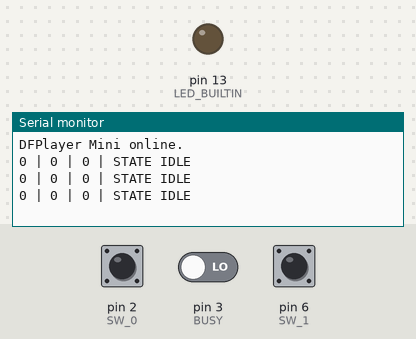
Recording of a sketch running on a simulated Arduino Uno, built with avr-gcc and run on an emulated ATmega328P. On the bench: output pins drawn as LEDs (lit = HIGH), the last lines printed to the serial monitor. The inputs (shaded band) are chosen by the test bench; at power-on: pin 2 (SW_0) HIGH, pin 3 (BUSY) LOW, pin 6 (SW_1) HIGH. The audio player accepts every command and is not drawn.

Above: at 1.7 s.
1.8 s: pin 2 (SW_0) pulled LOW for 1 s
At 2.5 s:
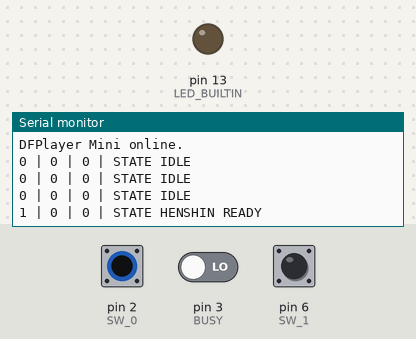
4.3 s: pin 3 (BUSY) driven HIGH
At 4.48 s:
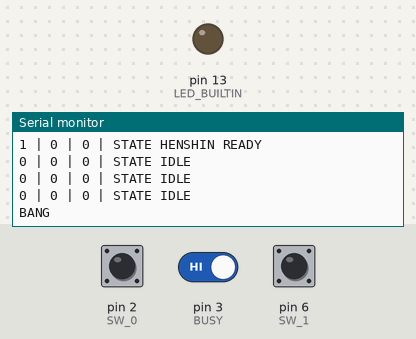

Measured:
- after the input at 1.8 s, the serial monitor: prints a new line after 0.26 s (image 1)
- after the input at 4.3 s, the serial monitor: prints a new line at once (image 2)

The sketch:

OnenessRaiseBuckle.ino
```cpp
#include <SoftwareSerial.h>
#include "DFRobotDFPlayerMini.h"

#define SW_0 2
#define SW_1 6
#define RX 4
#define TX 5
#define BUSY 3

#define BTNS 2
#define ON LOW
#define OFF HIGH

#define RAISE_BUCKLE 1
#define SET 2
#define TRANSFORM_STANDBY 3
#define ACTIVATE 4
#define TRANSFORM 5
#define ATTACK 6

typedef enum State {
  STATE_IDLE,
  STATE_INSERT, // Set sound
  STATE_HENSHIN_RDY, // Standby
  STATE_HENSHIN_ACT, // Activation sound
  STATE_HENSHIN, // All as One, Geats Oneness
  STATE_FINISH_RDY,
  STATE_ATTACK_1_RDY, // Attack 1 Loop
  STATE_ATTACK_1, // Oneness Victory
} states;

State lastSoundState = STATE_IDLE;

SoftwareSerial ss(TX, RX);
DFRobotDFPlayerMini mp3;

const uint8_t OFF_OFF[] = {OFF, OFF};
const uint8_t ON_OFF[] = {ON, OFF};
const uint8_t OFF_ON[] = {OFF, ON};
const uint8_t ON_ON[] = {ON, ON};

State state = STATE_IDLE;
State prev_state = STATE_IDLE;
uint8_t prev_sw[] = {OFF, OFF};
uint8_t sw[] = {OFF, OFF};
uint8_t busy = OFF;
uint8_t prev_busy = ON;

unsigned long attack_1_hold_start = 0;
unsigned long attack_1_hold_end = 0;
bool attack_2_ready = false;

unsigned long begin_sound_time = 0;

bool playingSound;

void setup() {
  pinMode(SW_0, INPUT_PULLUP);
  pinMode(SW_1, INPUT_PULLUP);
  pinMode(BUSY, INPUT);
  pinMode(LED_BUILTIN, OUTPUT);
  attachInterrupt(digitalPinToInterrupt(BUSY), SetPlaying, CHANGE);

  Serial.begin(9600);
  ss.begin(9600);
  Serial.println();
  Serial.println(F("DFRobot DFPlayer Mini Demo"));
  Serial.println(F("Initializing DFPlayer ... (May take 3~5 seconds)"));

  if (!mp3.begin(ss, true, false)) {  //Use serial to communicate with mp3.
    Serial.println(F("Unable to begin:"));
    Serial.println(F("1.Please recheck the connection!"));
    Serial.println(F("2.Please insert the SD card!"));
    while(true);
  }
  Serial.println(F("DFPlayer Mini online."));

  mp3.stop();
  mp3.setTimeOut(500); //Set serial communictaion time out 500ms
  mp3.volume(20);  //Set volume value (0~30).
  mp3.play(1);
}

unsigned long last = 0;

void loop() {
  unsigned long now = millis();

  sw[0] = digitalRead(SW_0);
  sw[1] = digitalRead(SW_1);
  //Serial.print(sw[0]); Serial.println(sw[1]);

  ChangeState(now);
  PlaySound();
  //PrintState();
  if(now - last >= 500) {
    //Serial.print(!sw[0]); Serial.print(!sw[1]); Serial.println(!busy);
    PrintState();
    last = now;
  }

  if(now - begin_sound_time >= 32000 && playingSound) {
    Reset();
    begin_sound_time = now;
  }

  prev_sw[0] = sw[0];
  prev_sw[1] = sw[1];
  prev_state = state;
  prev_busy = busy;
}

void ChangeState(unsigned long now) {
  switch(state) {
    case STATE_IDLE:
      if(memcmp(prev_sw, OFF_OFF, BTNS) == 0) {
        if(memcmp(sw, ON_OFF, BTNS) == 0) {
          state = STATE_INSERT;
        }
      }
      break;
    case STATE_INSERT:
      if(memcmp(prev_sw, ON_OFF, BTNS) == 0) {
        if(memcmp(sw, ON_OFF, BTNS) == 0) {
          state = STATE_HENSHIN_RDY;
        } else if(memcmp(sw, OFF_OFF, BTNS) == 0) {
          Reset();
        }
      }
      break;
    case STATE_HENSHIN_RDY:
      if(memcmp(prev_sw, ON_OFF, BTNS) == 0) {
        if(memcmp(sw, ON_ON, BTNS) == 0) {
          state = STATE_HENSHIN;
        } else if(memcmp(sw, OFF_OFF, BTNS) == 0) {
          Reset();
        }
      }
      break;
    case STATE_HENSHIN:
      if(memcmp(prev_sw, ON_ON, BTNS) == 0) {
        if(memcmp(sw, ON_OFF, BTNS) == 0) {
          state = STATE_FINISH_RDY;
        } else if(memcmp(sw, OFF_OFF, BTNS) == 0) {
          Reset();
        }
      }
    case STATE_FINISH_RDY:
      if(memcmp(prev_sw, ON_OFF, BTNS) == 0) {
        if(memcmp(sw, OFF_OFF, BTNS) == 0) {
          Reset();
        } else if(memcmp(sw, ON_ON, BTNS) == 0) {
          state = STATE_ATTACK_1_RDY;
        }
        /*
        if(memcmp(sw, ON_OFF, BTNS) == 0) {
          if(prev_state == STATE_FINISH_RDY) {
            state = STATE_ATTACK_1_RDY;
          } else {
            state = STATE_FINISH_RDY;
            mp3.stop();
          }
        }else if(memcmp(sw, OFF_OFF, BTNS) == 0) {
          Reset();
        }

      */
      }
      break;
    case STATE_ATTACK_1_RDY:
      if(memcmp(prev_sw, ON_ON, BTNS) == 0) {
        if(memcmp(sw, ON_ON, BTNS) == 0) {
          state = STATE_ATTACK_1;
        } else if(memcmp(sw, OFF_OFF, BTNS) == 0) {
          Reset();
        }
      }
      break;
    case STATE_ATTACK_1:
      if(memcmp(prev_sw, ON_ON, BTNS) == 0) {
        if(memcmp(sw, ON_ON, BTNS) == 0) {
          state = STATE_FINISH_RDY;
          attack_2_ready = true;
          attack_1_hold_start = now;
        } else if(memcmp(sw, OFF_OFF, BTNS) == 0) {
          Reset();
        }
      }
      break;
    default:
      mp3.pause();
      break;
  }
}

void PlaySound() {
  switch(state) {
      case STATE_INSERT:
      if(prev_state == STATE_IDLE) {
        mp3.play(SET);
        lastSoundState = STATE_INSERT;
      }
      break;
    case STATE_HENSHIN_RDY:
      if(prev_state == STATE_INSERT) {
        //mp3.loop(TRANSFORM_STANDBY);
      }
      break;
    case STATE_HENSHIN:
      if(prev_state == STATE_HENSHIN_RDY) {
        mp3.play(ACTIVATE);
        lastSoundState = STATE_HENSHIN_ACT;
      }
      break;
    case STATE_ATTACK_1_RDY:
      if(prev_state == STATE_FINISH_RDY) {
        mp3.pause();
      }
      break;
    case STATE_ATTACK_1:
      if(prev_state == STATE_ATTACK_1_RDY) {
        mp3.pause();
        mp3.play(ACTIVATE);
        lastSoundState = STATE_ATTACK_1_RDY;
      }
      break;
    default:
      break;
  }
}

void SetPlaying() {
  Serial.println("BANG");
  busy = digitalRead(BUSY);
  if(prev_busy == HIGH && busy == LOW)
    return;
  //Serial.println(lastSoundState);

  if(busy) { // means it is not busy and can play sounds
    switch(lastSoundState) {
      case STATE_INSERT:
        mp3.loop(TRANSFORM_STANDBY);
        lastSoundState = STATE_HENSHIN_RDY;
        begin_sound_time = millis();
        playingSound = true;
        break;
      case STATE_HENSHIN_ACT:
        //PrintInputState();
        Serial.println(F("All as One! Geats Oneness!"));
        mp3.play(TRANSFORM);
        lastSoundState = STATE_HENSHIN;
        playingSound = false;
        break;
      case STATE_ATTACK_1_RDY:
        //PrintInputState();
        Serial.println(F("Oneness Victory!"));
        mp3.play(ATTACK);
        lastSoundState = STATE_HENSHIN;
        playingSound = false;
        break;
      default:
        //Serial.println(F("idle"));
        break;
    }
  }

  prev_busy = busy;
}

void PrintState() {
  PrintInputState();
  switch(state) {
      case STATE_IDLE: Serial.println(F("STATE IDLE")); break;
      case STATE_INSERT: Serial.println(F("STATE INSERT")); break;
      case STATE_HENSHIN_RDY: Serial.println(F("STATE HENSHIN READY")); break;
      case STATE_HENSHIN: Serial.println(F("STATE HENSHIN")); break;
      case STATE_FINISH_RDY: Serial.println(F("STATE FINISH READY")); break;
      case STATE_ATTACK_1_RDY: Serial.println(F("STATE ATTACK 1 READY")); break;
      case STATE_ATTACK_1: Serial.println(F("STATE ATTACK 1")); break;
      default: Serial.println(F("Invalid")); break;
  }
}

void PrintInputState() {
  Serial.print(!sw[0]);  Serial.print(F(" | "));
  Serial.print(!sw[1]);  Serial.print(F(" | "));
  Serial.print(!busy); Serial.print(F(" | "));
}

void Reset() {
  state = STATE_IDLE;
  lastSoundState = STATE_IDLE;
  mp3.pause();
  playingSound = false;
}
```
